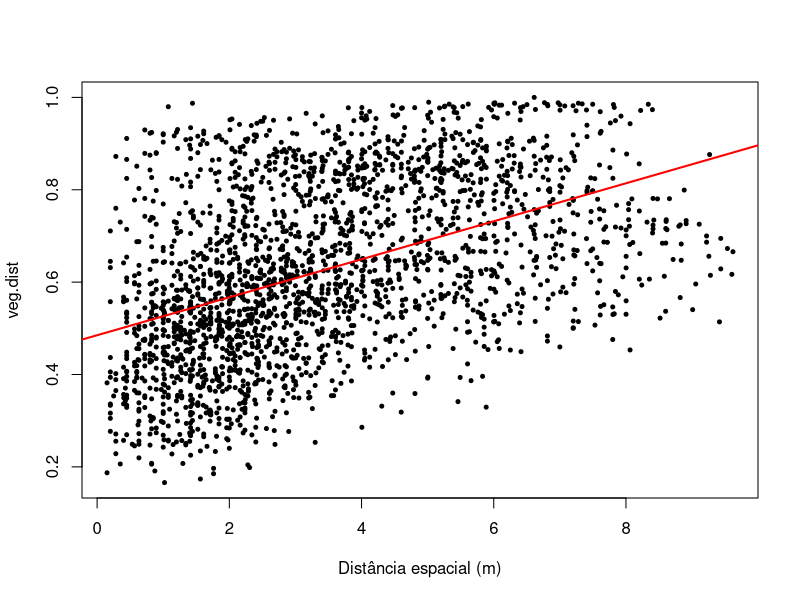

The R script that drew this image:
########################################
## Testes de Mantel
########################################

library(vegan) # carregar a biblioteca vegan
data(mite) # carregar dados-exemplo de uma comunidade. Linhas indicam as parcelas e as colunas representam as espécies.
data(mite.xy) # carregar coordenadas espaciais. Deve ser estruturada com linhas respresentando suas parcelas ou locais, e duas colunas, com suas coordenadas (x e y ou latitude e longitude).
spat.dist <- vegdist(mite.xy, "euclid") #Matriz de dissimilaridade espacial
veg.dist <- vegdist(mite) # Bray-Curtis #Matriz de dissimilaridade florística-estrutural
plot(spat.dist, veg.dist, xlab = "Distância espacial (m)", pch = 20, cex = 0.8) # plota a relação entre distância espacial x dissimilaridade
abline(lm(veg.dist ~ spat.dist), lwd = 2, col = "red") #plota a linha de regressão linear entre distância espacial x dissimilaridade
mantel(spat.dist, veg.dist) # realiza o Teste de
